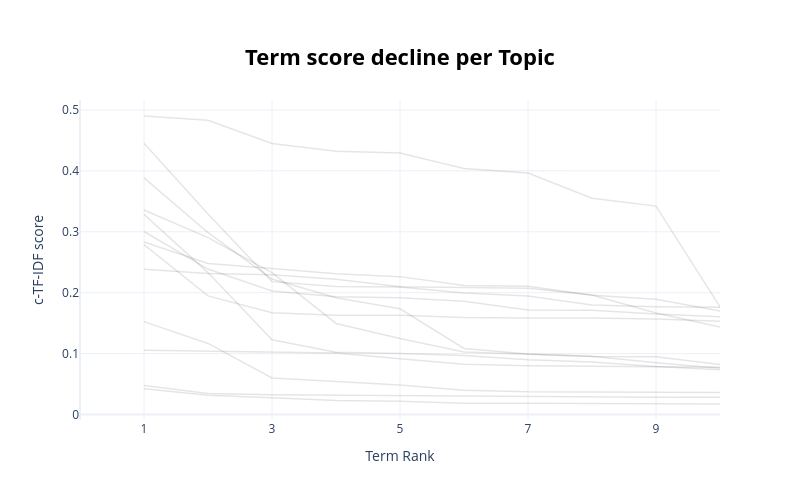

The cell this chart's notebook holds for it:
### Code cell
topic_model.visualize_term_rank()

### Figure 1 — Plotly figure (JSON) as saved in the notebook; plotly's stock layout.template omitted (floating-point values rounded to 4 significant figures)
{"data": [{"hovertext": "<b>Topic 0</b>:中国_台湾_佩洛西_一个_美国_台独_领土_中方_严重_美方", "line": {"color": "black", "width": 1.5}, "mode": "lines+lines", "name": "", "opacity": 0.1, "type": "scatter", "x": [1, 2, 3, 4, 5, 6, 7, 8, 9, 10], "y": [0.04215, 0.03166, 0.02769, 0.02311, 0.02196, 0.01854, 0.01852, 0.0185, 0.01849, 0.0173]}, {"hovertext": "<b>Topic 1</b>:解放军_台军_东部战区_进行_台岛_周边_演习_联合_空域_区域", "line": {"color": "black", "width": 1.5}, "mode": "lines+lines", "name": "", "opacity": 0.1, "type": "scatter", "x": [1, 2, 3, 4, 5, 6, 7, 8, 9, 10], "y": [0.04784, 0.03439, 0.03239, 0.03168, 0.03149, 0.02972, 0.02921, 0.02884, 0.02833, 0.0283]}, {"hovertext": "<b>Topic 2</b>:访台_佩洛西_计划_部门_赵立坚_表示_外事_全国人大_坚决反对_中央", "line": {"color": "black", "width": 1.5}, "mode": "lines+lines", "name": "", "opacity": 0.1, "type": "scatter", "x": [1, 2, 3, 4, 5, 6, 7, 8, 9, 10], "y": [0.1525, 0.1167, 0.05994, 0.05492, 0.04866, 0.04002, 0.03732, 0.03713, 0.0371, 0.03599]}, {"hovertext": "<b>Topic 3</b>:天然砂_出口_商务部_暂停_台湾地区_法律规定_砂石_根据_相关_新闻", "line": {"color": "black", "width": 1.5}, "mode": "lines+lines", "name": "", "opacity": 0.1, "type": "scatter", "x": [1, 2, 3, 4, 5, 6, 7, 8, 9, 10], "y": [0.3886, 0.2986, 0.2224, 0.1918, 0.1735, 0.1085, 0.09939, 0.09509, 0.09485, 0.08199]}, {"hovertext": "<b>Topic 4</b>:越来越紧_绞索_脖子_台独_分子_死路_只会_更是_幻想_形势", "line": {"color": "black", "width": 1.5}, "mode": "lines+lines", "name": "", "opacity": 0.1, "type": "scatter", "x": [1, 2, 3, 4, 5, 6, 7, 8, 9, 10], "y": [0.1055, 0.1038, 0.1031, 0.1009, 0.09151, 0.08257, 0.08004, 0.07898, 0.07787, 0.0776]}, {"hovertext": "<b>Topic 5</b>:地图_台湾省_街道_网友_山西刀削面_搜索_显示_软件_发现_美食", "line": {"color": "black", "width": 1.5}, "mode": "lines+lines", "name": "", "opacity": 0.1, "type": "scatter", "x": [1, 2, 3, 4, 5, 6, 7, 8, 9, 10], "y": [0.3357, 0.2903, 0.2329, 0.1495, 0.1247, 0.1026, 0.09915, 0.09563, 0.08481, 0.0761]}, {"hovertext": "<b>Topic 6</b>:任何_势力_绝不_留下_台独_形式_空间_涉台_坚决反对_外部", "line": {"color": "black", "width": 1.5}, "mode": "lines+lines", "name": "", "opacity": 0.1, "type": "scatter", "x": [1, 2, 3, 4, 5, 6, 7, 8, 9, 10], "y": [0.2832, 0.248, 0.2399, 0.2312, 0.2264, 0.2118, 0.2106, 0.1957, 0.1891, 0.1699]}, {"hovertext": "<b>Topic 7</b>:柑橘_大陆_输入_水果_冰鲜_暂停_白带鱼_竹荚鱼_标准_台湾地区", "line": {"color": "black", "width": 1.5}, "mode": "lines+lines", "name": "", "opacity": 0.1, "type": "scatter", "x": [1, 2, 3, 4, 5, 6, 7, 8, 9, 10], "y": [0.2385, 0.2315, 0.2293, 0.2222, 0.2099, 0.2082, 0.2072, 0.1963, 0.1667, 0.1435]}, {"hovertext": "<b>Topic 8</b>:依法_顽固分子_惩治_以身试法_凡是_中共中央台办_台独_谈话_追责_", "line": {"color": "black", "width": 1.5}, "mode": "lines+lines", "name": "", "opacity": 0.1, "type": "scatter", "x": [1, 2, 3, 4, 5, 6, 7, 8, 9, 10], "y": [0.4454, 0.3292, 0.2182, 0.21, 0.2092, 0.1996, 0.1945, 0.1799, 0.1768, 0.1759]}, {"hovertext": "<b>Topic 9</b>:商务_人民_非官方_在此_文化_范围_保持_其他_关系_美国", "line": {"color": "black", "width": 1.5}, "mode": "lines+lines", "name": "", "opacity": 0.1, "type": "scatter", "x": [1, 2, 3, 4, 5, 6, 7, 8, 9, 10], "y": [0.4901, 0.483, 0.445, 0.4321, 0.4292, 0.4039, 0.3964, 0.3551, 0.3422, 0.1766]}, {"hovertext": "<b>Topic 10</b>:犯罪_分裂_台独_非法组织_主权独立国家_他人_台湾民族党_公投_建", "line": {"color": "black", "width": 1.5}, "mode": "lines+lines", "name": "", "opacity": 0.1, "type": "scatter", "x": [1, 2, 3, 4, 5, 6, 7, 8, 9, 10], "y": [0.2788, 0.1947, 0.1671, 0.1632, 0.1632, 0.1591, 0.1585, 0.1585, 0.1567, 0.1531]}, {"hovertext": "<b>Topic 11</b>:台北故宫博物院_文物_藏品_疏散_转移_保护_挑选_精品_准备_寻求", "line": {"color": "black", "width": 1.5}, "mode": "lines+lines", "name": "", "opacity": 0.1, "type": "scatter", "x": [1, 2, 3, 4, 5, 6, 7, 8, 9, 10], "y": [0.3286, 0.233, 0.1226, 0.1022, 0.1001, 0.09694, 0.08992, 0.08609, 0.07892, 0.07357]}, {"hovertext": "<b>Topic 12</b>:空间_是谁_广阔_愿意_变成_创造_各种_绝不_留下_这样", "line": {"color": "black", "width": 1.5}, "mode": "lines+lines", "name": "", "opacity": 0.1, "type": "scatter", "x": [1, 2, 3, 4, 5, 6, 7, 8, 9, 10], "y": [0.3005, 0.2388, 0.2029, 0.1934, 0.1916, 0.1861, 0.1714, 0.1711, 0.165, 0.1604]}], "layout": {"height": 500, "hoverlabel": {"bgcolor": "white", "font": {"family": "Rockwell", "size": 16}}, "showlegend": false, "title": {"font": {"color": "Black", "size": 22}, "text": "<b>Term score decline per Topic</b>", "x": 0.5, "xanchor": "center", "y": 0.9, "yanchor": "top"}, "width": 800, "xaxis": {"dtick": 2, "range": [0, 10], "tick0": 1, "title": {"text": "Term Rank"}}, "yaxis": {"title": {"text": "c-TF-IDF score"}}}}
